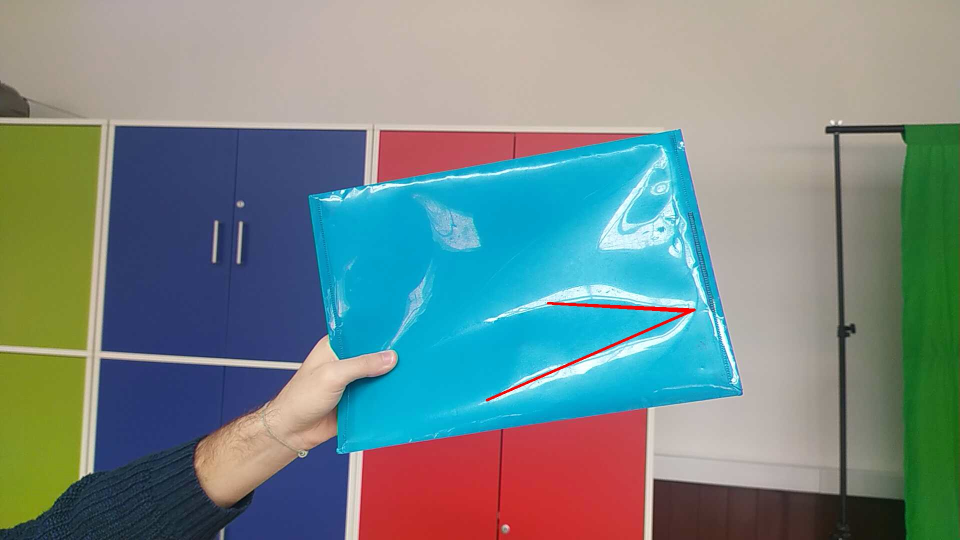
#> input picture Código hasta 20-2-23/ANPR/3/imagenes/framesIMG_0000.jpg, 1920 x 1080 px, given in place of the camera (shown at 1/2 size)
$ python 1copiastackoverflowareas.py
#> lines starting #> are read from the running program, lines starting #| are printed output that depends on the picture; after the words box and inside, x2 and y2 are one past the last pixel; in counts of white or black regions, pixels touching at a corner belong together
import cv2 as cv
import numpy as np
import matplotlib.pyplot as plt

cam = cv.VideoCapture(0)

while(True):

    ret, frame = cam.read()
#> frame is the input picture: shape (1080, 1920, 3); mean B, G, R 134.4, 135.6, 116.6
    HW = (640,480)
    frame = cv.resize(frame,HW, interpolation= cv.INTER_LINEAR)
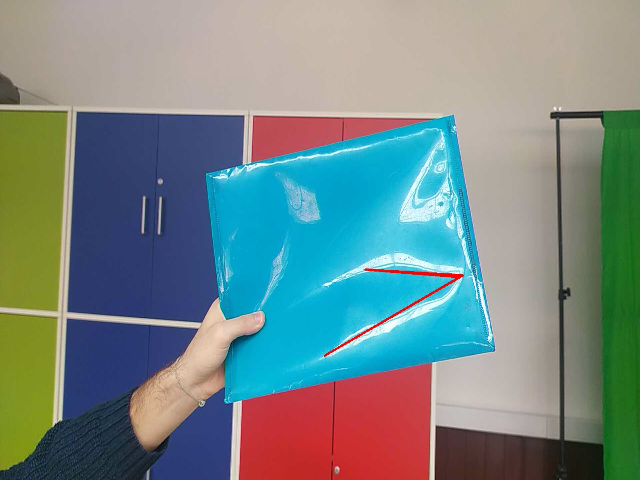
#> frame: shape (480, 640, 3); mean B, G, R 134.4, 135.5, 116.5
    image_copy = np.array(frame)
    gray = cv.cvtColor(frame,cv.COLOR_BGR2GRAY)
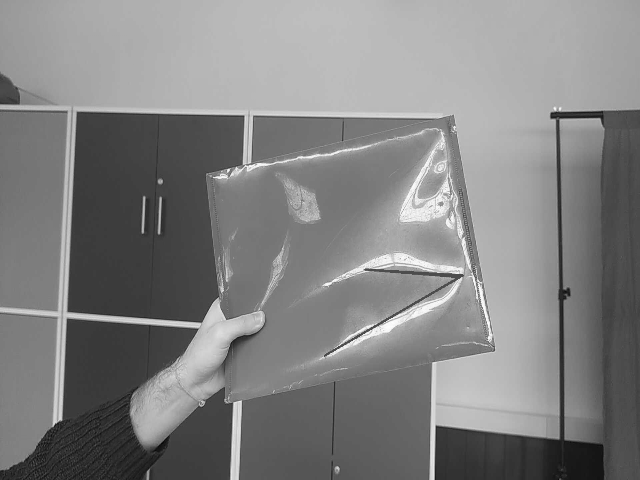
#> gray: shape (480, 640); min 6, max 254, mean 129.7
    canny = cv.Canny(gray, 10,150)
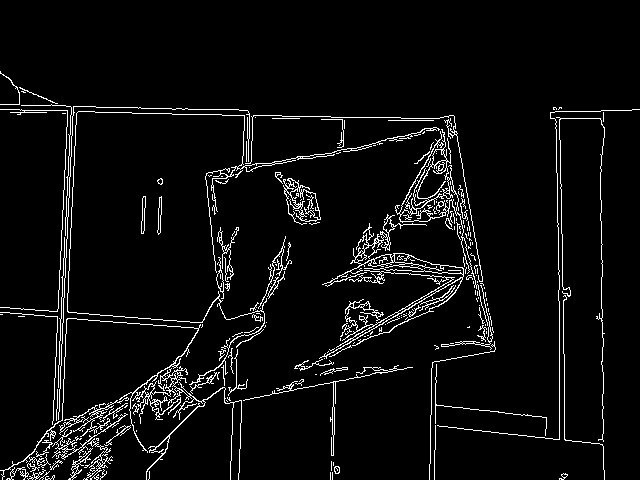
#> canny: shape (480, 640); 5.1% white in thin lines or dots, all inside (x1, y1, x2, y2) = (0, 71, 640, 480)
    canny = cv.dilate(canny, None, iterations=1)
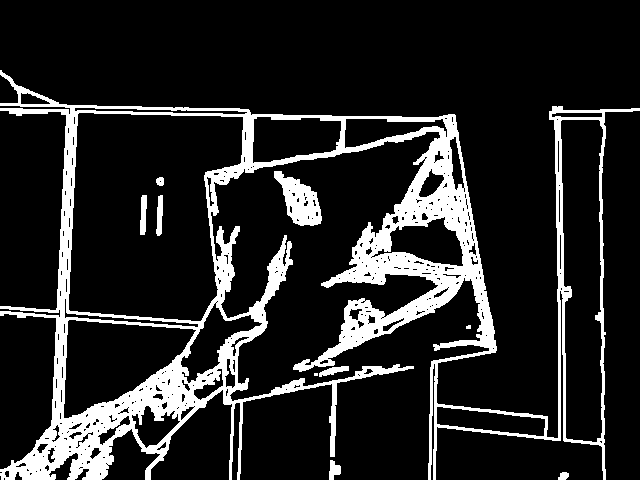
#> canny: shape (480, 640); 14.9% white; 10 white regions (2 under 20 px), largest, box (x1, y1, x2, y2) and area: (0, 70, 640, 480) 43588, (274, 171, 322, 226) 1402, (140, 195, 147, 235) 224
    canny = cv.erode(canny, None, iterations=1)
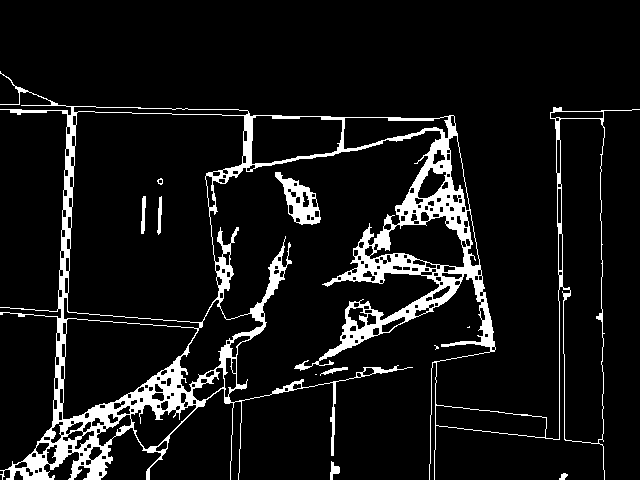
#> canny: shape (480, 640); 8.7% white; 11 white regions (3 under 20 px)
    cnts,_ = cv.findContours(canny, cv.RETR_EXTERNAL, cv.CHAIN_APPROX_SIMPLE)
#> cnts = 8 contours, 3 with area under 20; largest, box (x1, y1, x2, y2) and area: (0, 71, 640, 480) 96864, (275, 172, 321, 225) 1188, (330, 461, 340, 480) 78, (320, 367, 348, 376) 56, (559, 473, 568, 480) 28


#Buscas el contorno más grande
    lista_areas = []
    for c in cnts:
        area = cv.contourArea(c)
        lista_areas.append(area)
#> this loop made 8 passes
#> area on passes 1, 2, 4, 7, 8: 28, 78, 56.5, 1187.5, 96863.5
#> after the loop, lista_areas = [28, 78, 0, 56.5, 3.5, 0.5, 1187.5, 96863.5]


#Te quedas con el area más grande
    mas_grande = cnts[lista_areas.index(max(lista_areas))]
#> mas_grande = contour of 2145 points, box (x1, y1, x2, y2) (0, 71, 640, 480), area 96864

#Representas el contorno más grande
    area = cv.contourArea(mas_grande)
    x,y,w,h = cv.boundingRect(mas_grande)
#> x = 0; y = 71; w = 640; h = 409
    cv.rectangle(image_copy, (x,y), (x+w, y+h), (0,255,0), 2)
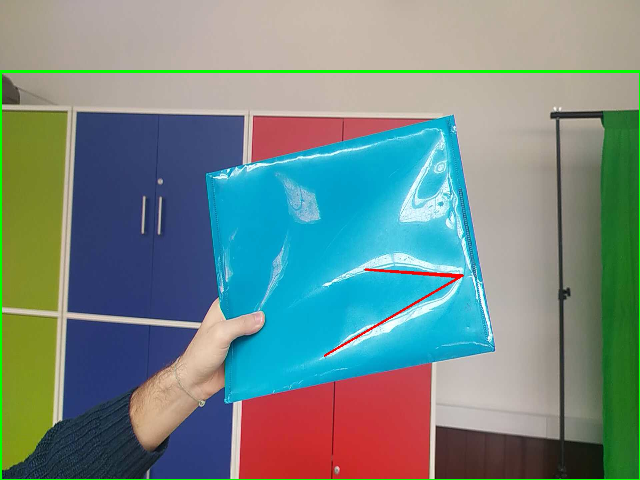
#> image_copy: shape (480, 640, 3); 1.23% of pixels changed, all inside (x1, y1, x2, y2) = (0, 70, 640, 480)
    cv.imshow('Calculo de Area y Reconocimiento de imagen', image_copy)
    if cv.waitKey(1) & 0xFF == ord('q'):
#> (key q is pressed here)
        break
cam.release()
cv.destroyAllWindows()
